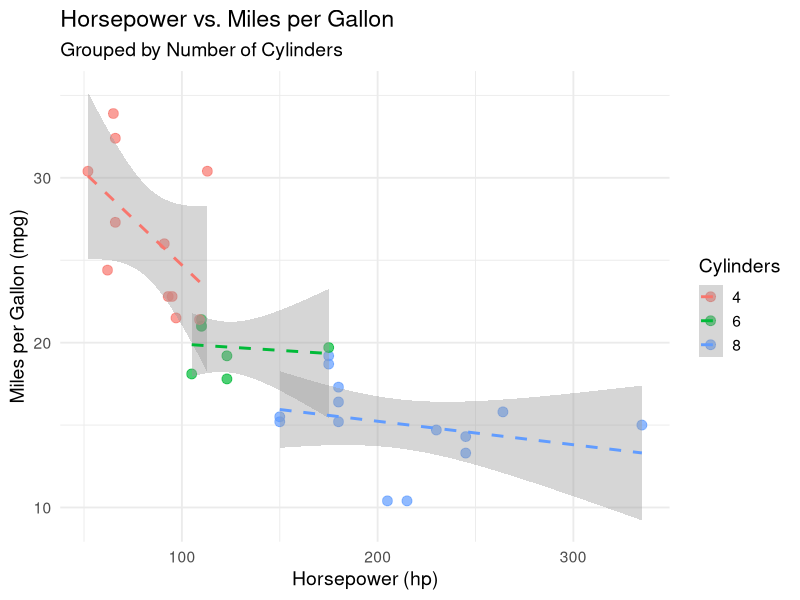
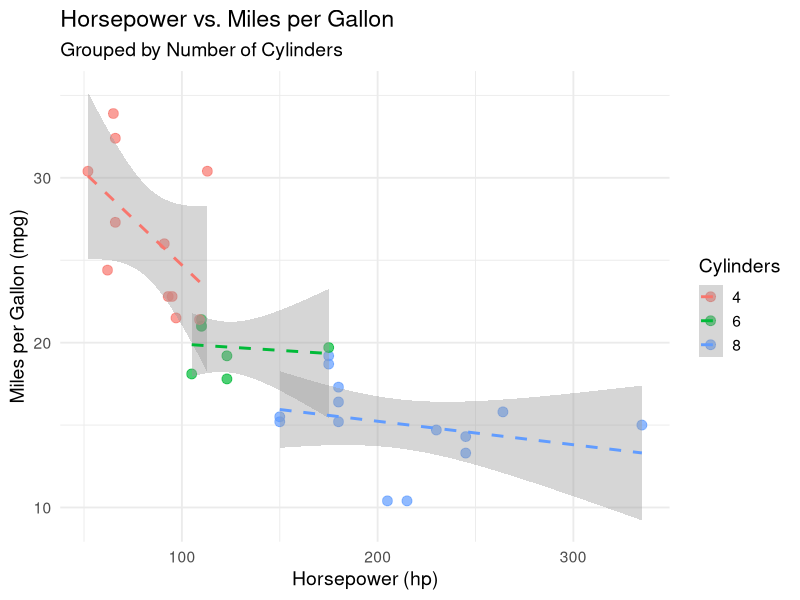

These charts were generated, in order, by the following R code:
# ggplot2 enhanced example using mtcars
if (!require(ggplot2)) install.packages("ggplot2", repos = "https://cloud.r-project.org")
library(ggplot2)

# Base plot with color and a linear model fit
p <- ggplot(mtcars, aes(x = hp, y = mpg, color = factor(cyl))) +
  geom_point(size = 3, alpha = 0.7) +
  geom_smooth(method = "lm", se = TRUE, linetype = "dashed") +
  labs(
    title = "Horsepower vs. Miles per Gallon",
    subtitle = "Grouped by Number of Cylinders",
    x = "Horsepower (hp)",
    y = "Miles per Gallon (mpg)",
    color = "Cylinders"
  ) +
  theme_minimal(base_size = 14)

print(p)
ggsave("mtcars_scatter.png", p, width = 7, height = 5)
cat("Saved plot as mtcars_scatter.png\n")